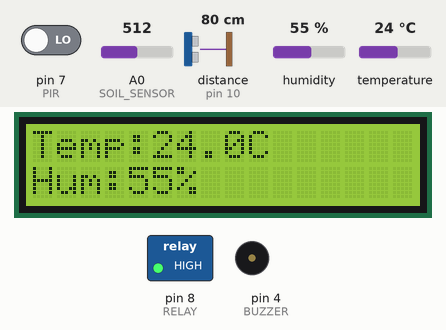
Simulated run of this sketch. Board: Arduino Uno, built with avr-gcc and run on an emulated ATmega328P. Parts: 16×2 character LCD, switched loads named in the sketch (green lamp = pin HIGH), buzzer (waves = sounding, pin HIGH). Wiring (inferred from the names in the program): ultrasonic range finder: trigger pin 9; echo pin 10. Inputs (shaded band) come from the test bench; at power-on: A0 (SOIL_SENSOR) = 512, distance to the obstacle (sensor on pin 10) 80 cm, humidity 55 %, temperature 24 °C, pin 7 (PIR) LOW. The echo pulse lasts 58.3 µs per cm; pins used as bus, display or sensor lines are not drawn; what the sketch prints to the serial monitor is not drawn.

Above: at 3.9 s.
4.0 s: A0 (SOIL_SENSOR) set to 610
At 12.7 s:
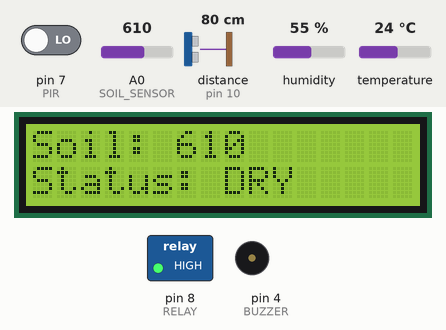
16.3 s: distance to the obstacle (sensor on pin 10) set to 24 cm
At 26.4 s:
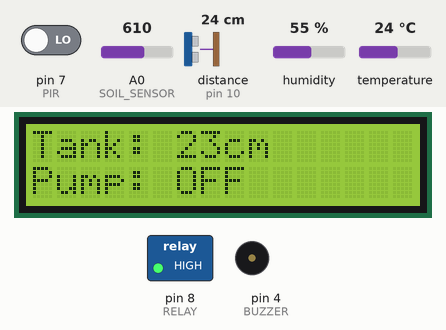
28.6 s: distance to the obstacle (sensor on pin 10) set to 20 cm
At 38.9 s:
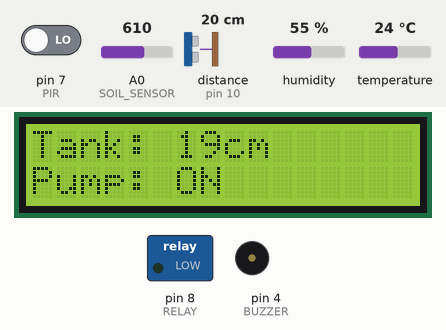
40.9 s: A0 (SOIL_SENSOR) set to 589
At 48.1 s:
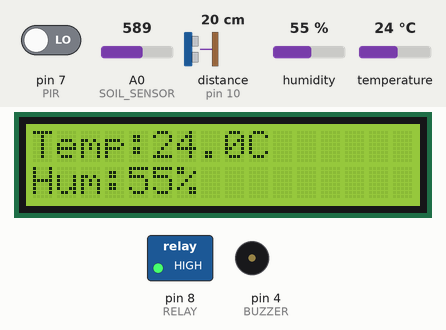
48.4 s: humidity set to 22 %
At 54.4 s:
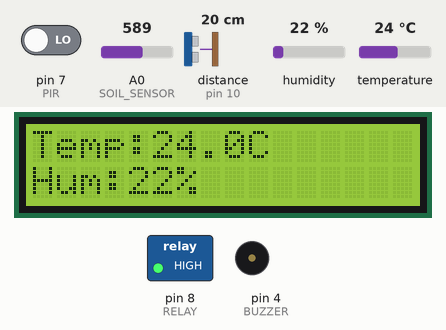
56.7 s: temperature set to 12 °C
At 60.8 s:
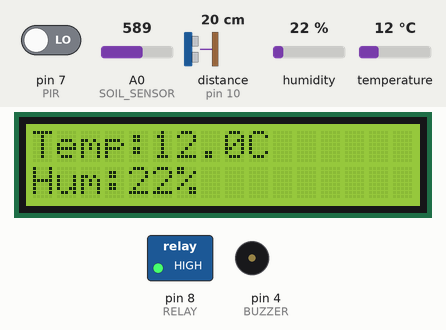
Timing chart, 0 to 62.3 s (numbered marks = the images above; inputs shaded):
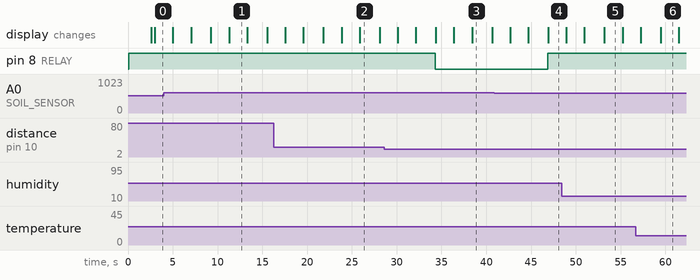

Measured:
- the behaviour switches between 22 and 21 cm on distance to the obstacle (sensor on pin 10) (found by bisection; images 2 and 3)
- the behaviour switches between 601 and 600 on A0 (SOIL_SENSOR) (found by bisection; images 3 and 4)
- after the input at 4.0 s, the display: first differs from a run without the input after 7.3 s (image 1)
- after the input at 28.6 s, pin 8 (RELAY): HIGH → LOW after 5.7 s; the display: first differs from a run without the input after 9.8 s (image 3)
- after the input at 40.9 s, pin 8 (RELAY): LOW → HIGH after 6.0 s
- what the display in image 1 shows lasts 2.0 s, from 11.3 s to 13.3 s
- what the display in image 2 shows lasts 2.2 s, from 25.9 s to 28.1 s

The sketch:

SmartPlantMonitor.ino
```cpp
#include <Wire.h>
#include <LiquidCrystal_I2C.h>
#include <DHT.h>

// ----- LCD -----
LiquidCrystal_I2C lcd(0x27, 16, 2);

// ----- DHT11 -----
#define DHTPIN 2
#define DHTTYPE DHT11
DHT dht(DHTPIN, DHTTYPE);

// ----- Pins -----
#define SOIL_SENSOR A0
#define TRIG 9
#define ECHO 10
#define RELAY 8
#define BUZZER 4
#define PIR 7

// ----- Variables -----
int soilValue;
long duration;
int distance;
int motionState;

void setup() {
  Serial.begin(9600);
  lcd.init();
  lcd.backlight();

  pinMode(SOIL_SENSOR, INPUT);
  pinMode(TRIG, OUTPUT);
  pinMode(ECHO, INPUT);
  pinMode(RELAY, OUTPUT);
  pinMode(BUZZER, OUTPUT);
  pinMode(PIR, INPUT);

  digitalWrite(RELAY, HIGH);  // Pump OFF initially
  digitalWrite(BUZZER, LOW);

  dht.begin();

  // ---- Welcome Screen ----
  lcd.setCursor(0, 0);
  lcd.print("SMART MONITOR");
  lcd.setCursor(0, 1);
  lcd.print("Initializing...");
  delay(2500);
  lcd.clear();

  // ---- Serial Banner ----
  Serial.println("=========================================");
  Serial.println("   SMART PLANT & MOTION MONITOR SYSTEM   ");
  Serial.println("=========================================");
  Serial.println("Sensors Initialized Successfully!");
  Serial.println("System Starting...\n");
}

void loop() {
  // ---- Soil Sensor ----
  soilValue = analogRead(SOIL_SENSOR);

  // ---- Ultrasonic Tank Level ----
  digitalWrite(TRIG, LOW);
  delayMicroseconds(2);
  digitalWrite(TRIG, HIGH);
  delayMicroseconds(10);
  digitalWrite(TRIG, LOW);
  duration = pulseIn(ECHO, HIGH);
  distance = duration * 0.034 / 2;

  // ---- DHT11 ----
  float humidity = dht.readHumidity();
  float temperature = dht.readTemperature();

  // ---- PIR Sensor ----
  motionState = digitalRead(PIR);

  // ---- Serial Monitor Output ----
  Serial.println("-----------------------------------------");
  Serial.print("🌡 Temperature: ");
  Serial.print(temperature);
  Serial.println(" °C");

  Serial.print("💧 Humidity: ");
  Serial.print(humidity);
  Serial.println(" %");

  Serial.print("🌱 Soil Moisture: ");
  Serial.print(soilValue);
  Serial.println(soilValue > 600 ? " (Dry)" : " (Wet)");

  Serial.print("🚰 Tank Level: ");
  Serial.print(distance);
  Serial.println(" cm");

  if (motionState == HIGH) {
    Serial.println("🚶 Motion Detected!");
  } else {
    Serial.println("No Motion Detected.");
  }

  // ---- Pump Logic ----
  if (distance > 20) { // Tank empty
    Serial.println("⚠ Tank LOW! Pump OFF");
    digitalWrite(RELAY, HIGH);
  }
  else if (soilValue > 600) { // Soil Dry
    Serial.println("🌾 Soil Dry → Pump ON");
    digitalWrite(RELAY, LOW);
  }
  else { // Soil Wet
    Serial.println("💧 Soil Wet → Pump OFF");
    digitalWrite(RELAY, HIGH);
  }

  Serial.println("-----------------------------------------\n");

  // ---- LCD Display (Switching Screens) ----
  // Screen 1 - Temperature & Humidity
  lcd.clear();
  lcd.setCursor(0, 0);
  lcd.print("Temp:");
  lcd.print(temperature, 1);
  lcd.print("C");
  lcd.setCursor(0, 1);
  lcd.print("Hum:");
  lcd.print(humidity, 0);
  lcd.print("%");
  delay(2000);

  // Screen 2 - Soil Moisture
  lcd.clear();
  lcd.setCursor(0, 0);
  lcd.print("Soil: ");
  lcd.print(soilValue);
  lcd.setCursor(0, 1);
  lcd.print(soilValue > 600 ? "Status: DRY" : "Status: WET");
  delay(2000);

  // Screen 3 - Tank Level & Pump
  lcd.clear();
  lcd.setCursor(0, 0);
  lcd.print("Tank: ");
  lcd.print(distance);
  lcd.print("cm");
  lcd.setCursor(0, 1);
  lcd.print("Pump: ");
  lcd.print(digitalRead(RELAY) == LOW ? "ON " : "OFF");
  delay(2000);
}
```
